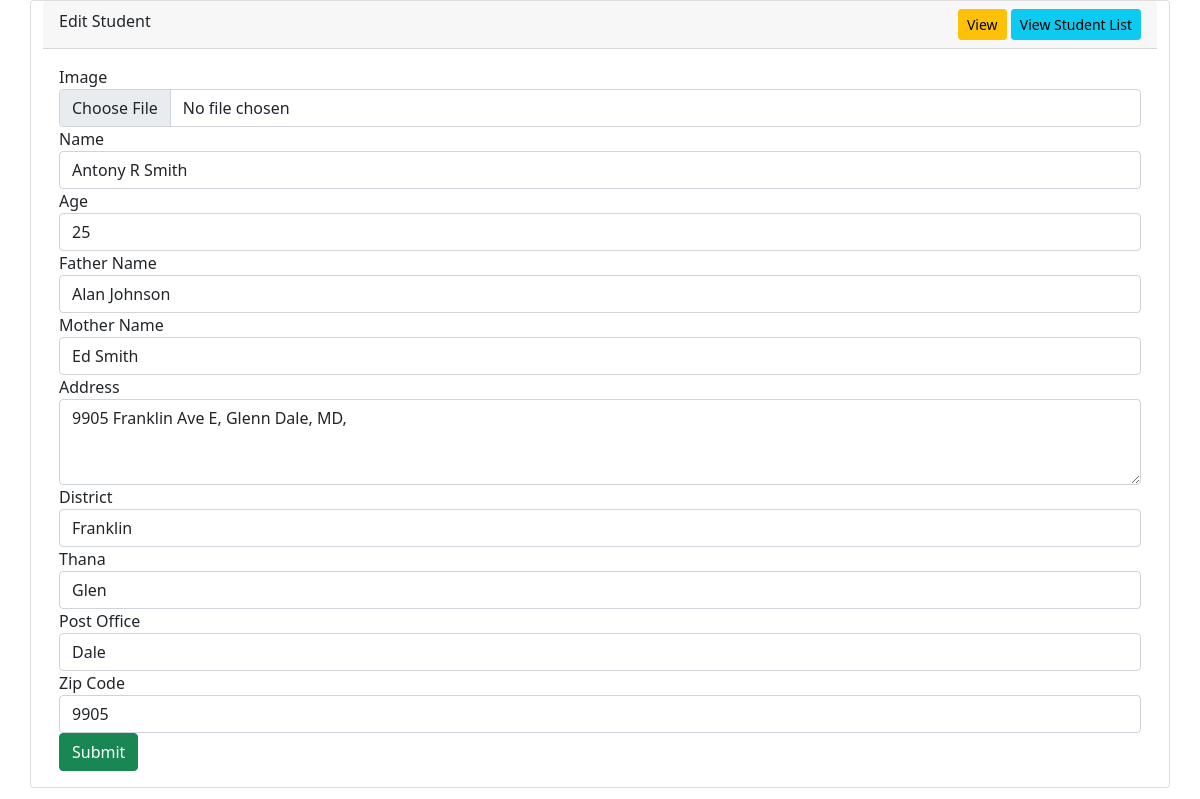
/editStudent.php?id=8, run on the app's committed database.
### tables this page shows
CREATE TABLE IF NOT EXISTS `students` (
  `id` int NOT NULL AUTO_INCREMENT,
  `image` varchar(191) NOT NULL,
  `name` varchar(50) NOT NULL,
  `age` int NOT NULL,
  `father_name` varchar(50) NOT NULL,
  `mother_name` varchar(50) NOT NULL,
  `address` longtext NOT NULL,
  `district` varchar(100) NOT NULL,
  `thana` varchar(100) NOT NULL,
  `postoffice` varchar(100) NOT NULL,
  `zipcode` int NOT NULL,
  PRIMARY KEY (`id`)
);

### database.php (called while the page is built, shortened)
<?php
class database
{
    protected function connect()
    {
        $this->host = 'localhost';
        $this->dbusername = 'root';
        $this->dbpassword = '';
        $this->dbname = 'crud';
        $con = new mysqli($this->host, $this->dbusername, $this->dbpassword, $this->dbname);
        return $con;
    }
}

### crud.php (called while the page is built, shortened)
<?php
include "database.php";
class query extends database
{
    public function getData($table, $field = '*', $condition_arr = null, $order_by_field = null, $order_by_type = 'desc', $limit = null)
    {
        $sql = "select $field from $table";
        if ($condition_arr != null) {
            $sql .= ' where ';
            $count = count($condition_arr);
            $i = 1;
            foreach ($condition_arr as $key => $val) {
                if ($count == $i) {
                    $sql.= "$key = '$val'";
                }
                else {
                    $sql.= "$key = '$val' and ";
                }
                $i++;
            }
        }
        $result = $this->connect()->query($sql);
        $arr = array();
        if ($result->num_rows > 0) {
            while ($row = $result->fetch_assoc()) {
                $arr[] = $row;
            }
        }
        return $arr;
    }
    public function get_safe_str($str)
    {
        return mysqli_real_escape_string($this->connect(), $str);
    }
}

### editStudent.php (the view, shortened to what this page needs)
<?php
include 'crud.php';
if ($_GET['id'] && $_GET['id'] != '') {
    $data = new query();
$getId = $data->get_safe_str($_GET['id']);
$id = array('id' => $getId);
$student = $data->getData('students', '*', $id);
}
else {
    header("Location: /");
}
?>
<!DOCTYPE html>
<html lang="en">
<head>
    <?php include 'css.php' ?>
</head>
<body>
    <section>
        <div class="container">
            <div class="row">
                <div class="card">
                <div class="card-header">Edit Student
                <div class="form-group" style="float: right;">
                    <a href="/viewStudent.php?id=<?php echo $getId ?>" class="btn btn-warning btn-sm">View</a>
                    <a href="/" class="btn btn-info btn-sm">View Student List</a>
                    </div>
                </div>
                    <div class="card-body">
                        <form method="post" action="/updateStudent.php" enctype="multipart/form-data">
                        <div class="form-group">
                                <label for="image">Image</label>
                                <input type="file" name="image" id="image" class="form-control dropify" data-default-file="uploads/<?php echo $student[0]['image'] ?>">
                            </div>
                            <div class="form-group">
                                <label for="name">Name</label>
                                <input id="name" class="form-control" type="text" name="name" required value="<?php echo $student[0]['name']?>">
                            </div>
                            <div class="form-group">
                                <label for="age">Age</label>
                                <input id="age" class="form-control" type="text" name="age" required value="<?php echo $student[0]['age']?>">
                            </div>
                            <div class="form-group">
                                <label for="father_name">Father Name</label>
                                <input id="father_name" class="form-control" type="text" name="father_name" required value="<?php echo $student[0]['father_name']?>">
                            </div>
                            <div class="form-group">
                                <label for="mother_name">Mother Name</label>
                                <input id="mother_name" class="form-control" type="text" name="mother_name" required value="<?php echo $student[0]['mother_name']?>">
                            </div>
                            <div class="form-group">
                                <label for="address">Address</label>
                                <textarea id="address" class="form-control" name="address" rows="3" required><?php echo $student[0]['address']?></textarea>
                            </div>
                            <div class="form-group">
                                <label for="District">District</label>
                                <input id="District" class="form-control" type="text" name="district" required value="<?php echo $student[0]['district']?>">
                            </div>
                            <div class="form-group">
                                <label for="Thana">Thana</label>
                                <input id="Thana" class="form-control" type="text" name="thana" required value="<?php echo $student[0]['thana']?>">
                            </div>
                            <div class="form-group">
                                <label for="postoffice">Post Office</label>
                                <input id="postoffice" class="form-control" type="text" name="postoffice" required value="<?php echo $student[0]['postoffice']?>">
                            </div>
                            <div class="form-group">
                                <label for="zip-code">Zip Code</label>
                                <input id="zip-code" class="form-control" type="text" name="zipcode" required value="<?php echo $student[0]['zipcode']?>">
                            </div>
                            <button class="btn btn-success" type="submit">Submit</button>
                        </form>
                    </div>
                </div>
            </div>
        </div>
    </section>
</body>
</html>

### data on the page
students: name "Antony R Smith", age "25", father_name "Alan Johnson", mother_name "Ed Smith", address "9905 Franklin Ave E, Glenn Dale, MD,", district "Franklin", thana "Glen", postoffice "Dale", zipcode "9905"
